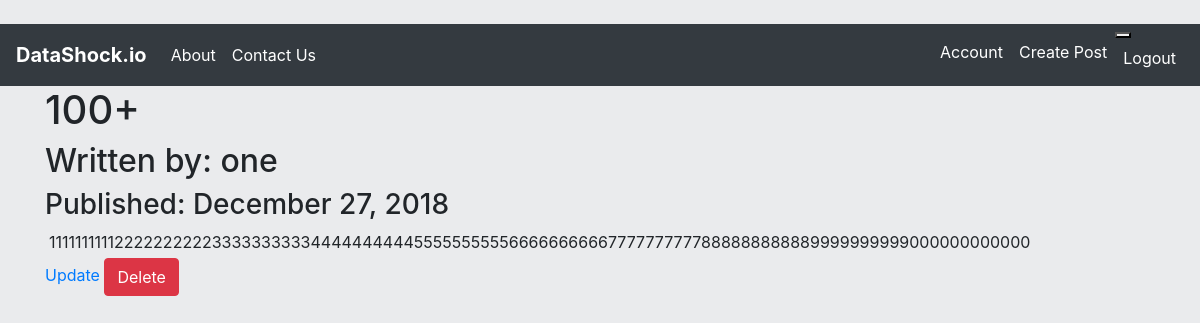
The page /14 (signed in) on the database its author committed.
### blogresume/models.py (models this page shows, shortened)
class BlogPost(db.Model):
    __tablename__ = 'blog_posts'
    users = db.relationship(User)
    id = db.Column(db.Integer, primary_key=True)
    user_id = db.Column(db.Integer, db.ForeignKey('users.id'), nullable=False)
    date = db.Column(db.DateTime, nullable=False, default=datetime.utcnow)
    title = db.Column(db.String(140),nullable=False)
    text = db.Column(db.Text, nullable=False)

class User(db.Model, UserMixin):
    __tablename__ = 'users'
    id = db.Column(db.Integer, primary_key=True)
    profile_image = db.Column(db.String(64), nullable=False, default='default_profile.png')
    email = db.Column(db.String(64), unique=True, index=True)
    username = db.Column(db.String(64), unique=True, index=True) #makes column an index that can be used
    password_hash = db.Column(db.String(128))
    posts = db.relationship('BlogPost', backref='author', lazy=True)

### blogresume/users/views.py (the view)
@users.route("/<username>", methods=['GET', 'POST'])
def user_post(username):
    page = request.args.get('page',1,type=int)
    user = User.query.filter_by(username=username).first_or_404()
    blog_posts = BlogPost.query.filter_by(author=user).order_by(BlogPost.date.desc()).paginate(page=page, per_page=5)
    return render_template('user_blog_posts.html', blog_posts=blog_posts, user=user)

### blogresume/blog_posts/views.py (called while the page is built)
@blog_posts.route('/<int:blog_post_id>')
def blog_post(blog_post_id):
    blog_post = BlogPost.query.get_or_404(blog_post_id)
    return render_template('blog_posts.html', title=blog_post.title, date=blog_post.date, post=blog_post)

### blogresume/models.py (called while the page is built)
@login_manager.user_loader
def load_user(user_id):
    return User.query.get(user_id)

### blogresume/templates/blog_posts.html (shortened to what this page needs)
{% extends "base.html" %}
{% block content %}
    <div class="jumnbotron">
        <h1>{{title}}</h1>
        <h2>Written by: {{post.author.username}}</h2>
        <h3>Published: {{date.strftime('%B %d, %Y')}}</h3>
        <p>{{post.text}}</p>
        {% if post.author == current_user %}
            <div>
                <a href="{{url_for('blog_posts.update_post', blog_post_id=post.id)}}">Update</a>
                <button type="button" class="btn btn-danger" data-toggle='modal' data-target="#del_modal">Delete</button>
            </div>
        {% endif %}
    </div>
{% endblock %}

### blogresume/static/stylesheets/custom.css (style rules this page uses)
body { background-color: rgba(234,235,237,1); }
p { margin: 4px }

### rows shown on the page
BlogPost: title "100+", strftime "December 27, 2018", text "1111111111222222222233333333334444444444555555555566666666667777777777888888888889999999999000000000000"
User: author.username "one"
